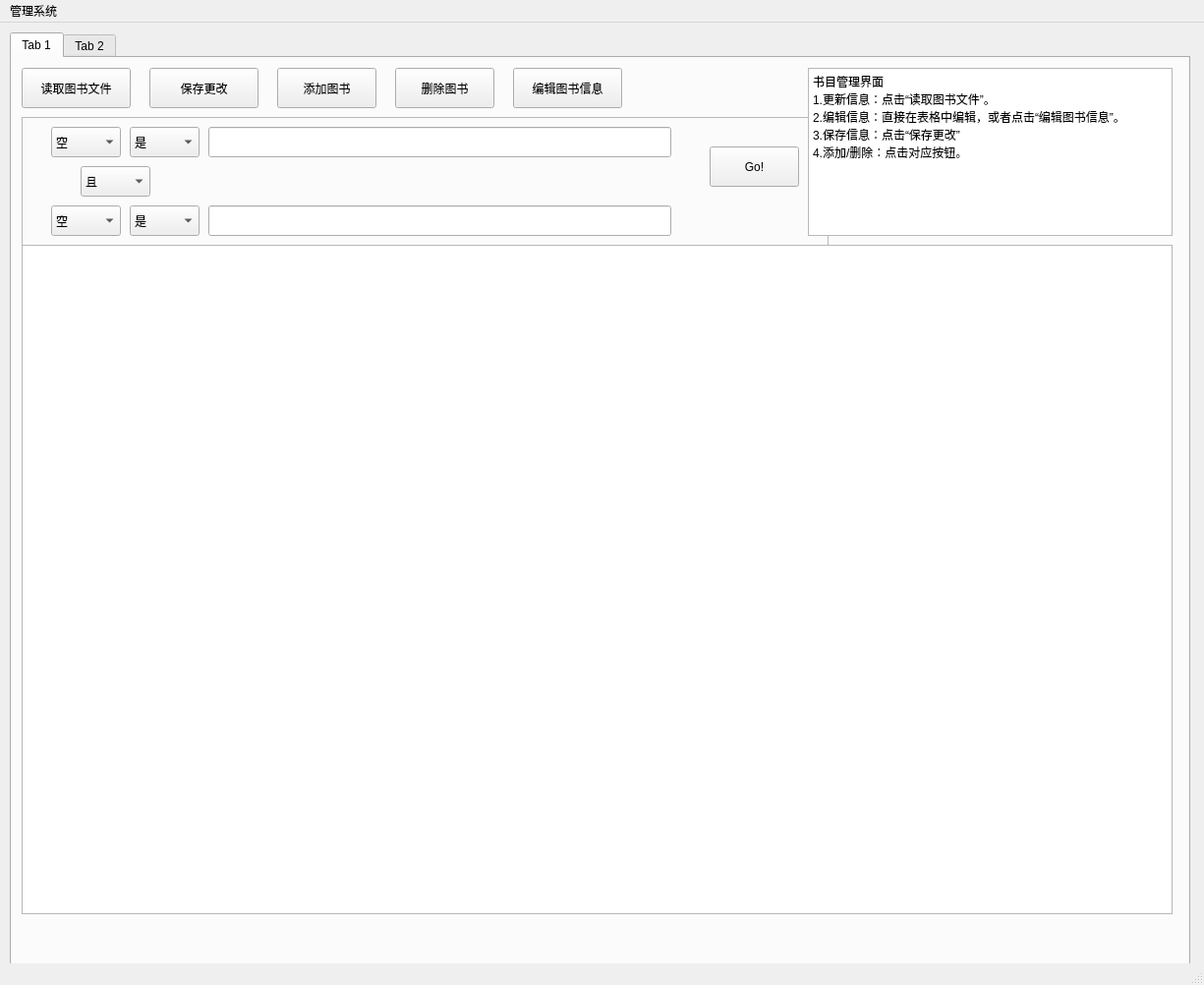
<?xml version="1.0" encoding="UTF-8"?>
<ui version="4.0">
 <class>AdminSystem</class>
 <widget class="QMainWindow" name="AdminSystem">
  <property name="geometry">
   <rect>
    <x>0</x>
    <y>0</y>
    <width>1225</width>
    <height>1002</height>
   </rect>
  </property>
  <property name="windowTitle">
   <string>MainWindow</string>
  </property>
  <widget class="QWidget" name="centralwidget">
   <widget class="QTabWidget" name="tabWidget">
    <property name="geometry">
     <rect>
      <x>10</x>
      <y>10</y>
      <width>1201</width>
      <height>951</height>
     </rect>
    </property>
    <property name="currentIndex">
     <number>0</number>
    </property>
    <widget class="QWidget" name="tab">
     <property name="accessibleName">
      <string/>
     </property>
     <attribute name="title">
      <string>Tab 1</string>
     </attribute>
     <widget class="QPushButton" name="readFromFileButton">
      <property name="geometry">
       <rect>
        <x>10</x>
        <y>10</y>
        <width>111</width>
        <height>41</height>
       </rect>
      </property>
      <property name="text">
       <string>读取图书文件</string>
      </property>
     </widget>
     <widget class="QTableView" name="booklist">
      <property name="geometry">
       <rect>
        <x>10</x>
        <y>190</y>
        <width>1171</width>
        <height>681</height>
       </rect>
      </property>
     </widget>
     <widget class="QPushButton" name="save">
      <property name="geometry">
       <rect>
        <x>140</x>
        <y>10</y>
        <width>111</width>
        <height>41</height>
       </rect>
      </property>
      <property name="text">
       <string>保存更改</string>
      </property>
     </widget>
     <widget class="QFrame" name="searchbar">
      <property name="geometry">
       <rect>
        <x>10</x>
        <y>60</y>
        <width>821</width>
        <height>131</height>
       </rect>
      </property>
      <property name="frameShape">
       <enum>QFrame::Shape::StyledPanel</enum>
      </property>
      <property name="frameShadow">
       <enum>QFrame::Shadow::Raised</enum>
      </property>
      <widget class="QLineEdit" name="value1">
       <property name="geometry">
        <rect>
         <x>190</x>
         <y>10</y>
         <width>471</width>
         <height>31</height>
        </rect>
       </property>
      </widget>
      <widget class="QComboBox" name="f1">
       <property name="geometry">
        <rect>
         <x>30</x>
         <y>10</y>
         <width>71</width>
         <height>31</height>
        </rect>
       </property>
       <item>
        <property name="text">
         <string>空</string>
        </property>
       </item>
       <item>
        <property name="text">
         <string>ISBN</string>
        </property>
       </item>
       <item>
        <property name="text">
         <string>书名</string>
        </property>
       </item>
       <item>
        <property name="text">
         <string>作者</string>
        </property>
       </item>
      </widget>
      <widget class="QComboBox" name="c1">
       <property name="geometry">
        <rect>
         <x>110</x>
         <y>10</y>
         <width>71</width>
         <height>31</height>
        </rect>
       </property>
       <item>
        <property name="text">
         <string>是</string>
        </property>
       </item>
       <item>
        <property name="text">
         <string>包括</string>
        </property>
       </item>
       <item>
        <property name="text">
         <string>开头为</string>
        </property>
       </item>
      </widget>
      <widget class="QComboBox" name="logic">
       <property name="geometry">
        <rect>
         <x>60</x>
         <y>50</y>
         <width>71</width>
         <height>31</height>
        </rect>
       </property>
       <item>
        <property name="text">
         <string>且</string>
        </property>
       </item>
       <item>
        <property name="text">
         <string>或</string>
        </property>
       </item>
      </widget>
      <widget class="QPushButton" name="pushButton">
       <property name="geometry">
        <rect>
         <x>700</x>
         <y>30</y>
         <width>91</width>
         <height>41</height>
        </rect>
       </property>
       <property name="text">
        <string>Go!</string>
       </property>
      </widget>
      <widget class="QComboBox" name="c2">
       <property name="geometry">
        <rect>
         <x>110</x>
         <y>90</y>
         <width>71</width>
         <height>31</height>
        </rect>
       </property>
       <item>
        <property name="text">
         <string>是</string>
        </property>
       </item>
       <item>
        <property name="text">
         <string>包括</string>
        </property>
       </item>
       <item>
        <property name="text">
         <string>开头为</string>
        </property>
       </item>
      </widget>
      <widget class="QLineEdit" name="value2">
       <property name="geometry">
        <rect>
         <x>190</x>
         <y>90</y>
         <width>471</width>
         <height>31</height>
        </rect>
       </property>
      </widget>
      <widget class="QComboBox" name="f2">
       <property name="geometry">
        <rect>
         <x>30</x>
         <y>90</y>
         <width>71</width>
         <height>31</height>
        </rect>
       </property>
       <item>
        <property name="text">
         <string>空</string>
        </property>
       </item>
       <item>
        <property name="text">
         <string>ISBN</string>
        </property>
       </item>
       <item>
        <property name="text">
         <string>书名</string>
        </property>
       </item>
       <item>
        <property name="text">
         <string>作者</string>
        </property>
       </item>
      </widget>
     </widget>
     <widget class="QTextBrowser" name="textBrowser">
      <property name="geometry">
       <rect>
        <x>810</x>
        <y>10</y>
        <width>371</width>
        <height>171</height>
       </rect>
      </property>
      <property name="html">
       <string>&lt;!DOCTYPE HTML PUBLIC &quot;-//W3C//DTD HTML 4.0//EN&quot; &quot;http://www.w3.org/TR/REC-html40/strict.dtd&quot;&gt;
&lt;html&gt;&lt;head&gt;&lt;meta name=&quot;qrichtext&quot; content=&quot;1&quot; /&gt;&lt;meta charset=&quot;utf-8&quot; /&gt;&lt;style type=&quot;text/css&quot;&gt;
p, li { white-space: pre-wrap; }
hr { height: 1px; border-width: 0; }
li.unchecked::marker { content: &quot;\2610&quot;; }
li.checked::marker { content: &quot;\2612&quot;; }
&lt;/style&gt;&lt;/head&gt;&lt;body style=&quot; font-family:'Microsoft YaHei UI'; font-size:9pt; font-weight:400; font-style:normal;&quot;&gt;
&lt;p style=&quot; margin-top:0px; margin-bottom:0px; margin-left:0px; margin-right:0px; -qt-block-indent:0; text-indent:0px;&quot;&gt;书目管理界面&lt;/p&gt;
&lt;p style=&quot; margin-top:0px; margin-bottom:0px; margin-left:0px; margin-right:0px; -qt-block-indent:0; text-indent:0px;&quot;&gt;1.更新信息：点击“读取图书文件”。&lt;/p&gt;
&lt;p style=&quot; margin-top:0px; margin-bottom:0px; margin-left:0px; margin-right:0px; -qt-block-indent:0; text-indent:0px;&quot;&gt;2.编辑信息：直接在表格中编辑，或者点击“编辑图书信息”。&lt;/p&gt;
&lt;p style=&quot; margin-top:0px; margin-bottom:0px; margin-left:0px; margin-right:0px; -qt-block-indent:0; text-indent:0px;&quot;&gt;3.保存信息：点击“保存更改”&lt;/p&gt;
&lt;p style=&quot; margin-top:0px; margin-bottom:0px; margin-left:0px; margin-right:0px; -qt-block-indent:0; text-indent:0px;&quot;&gt;4.添加/删除：点击对应按钮。&lt;/p&gt;&lt;/body&gt;&lt;/html&gt;</string>
      </property>
     </widget>
     <widget class="QPushButton" name="editinfo">
      <property name="geometry">
       <rect>
        <x>510</x>
        <y>10</y>
        <width>111</width>
        <height>41</height>
       </rect>
      </property>
      <property name="text">
       <string>编辑图书信息</string>
      </property>
     </widget>
     <widget class="QPushButton" name="addbook">
      <property name="geometry">
       <rect>
        <x>270</x>
        <y>10</y>
        <width>101</width>
        <height>41</height>
       </rect>
      </property>
      <property name="text">
       <string>添加图书</string>
      </property>
     </widget>
     <widget class="QPushButton" name="delbook">
      <property name="geometry">
       <rect>
        <x>390</x>
        <y>10</y>
        <width>101</width>
        <height>41</height>
       </rect>
      </property>
      <property name="text">
       <string>删除图书</string>
      </property>
     </widget>
    </widget>
    <widget class="QWidget" name="tab_2">
     <attribute name="title">
      <string>Tab 2</string>
     </attribute>
    </widget>
   </widget>
  </widget>
  <widget class="QMenuBar" name="menubar">
   <property name="geometry">
    <rect>
     <x>0</x>
     <y>0</y>
     <width>1225</width>
     <height>18</height>
    </rect>
   </property>
   <widget class="QMenu" name="menu">
    <property name="title">
     <string>管理系统</string>
    </property>
    <addaction name="actionBookList"/>
   </widget>
   <addaction name="menu"/>
  </widget>
  <widget class="QStatusBar" name="statusbar"/>
  <action name="actionBookList">
   <property name="text">
    <string>BookList</string>
   </property>
  </action>
 </widget>
 <resources/>
 <connections/>
</ui>
